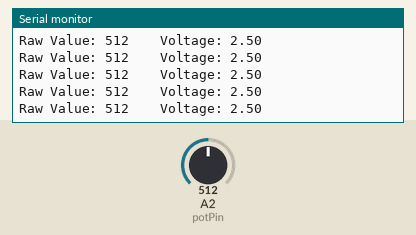
Simulated run of this sketch. Board: Arduino Uno, built with avr-gcc and run on an emulated ATmega328P. Shown: the last lines printed to the serial monitor. The test bench sets the inputs (shaded band); at power-on: A2 (potPin) = 512.

Above: at 1.2 s.
1.3 s: A2 (potPin) set to 716
At 1.34 s:
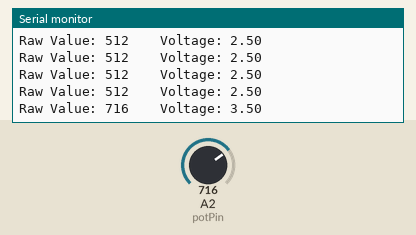
2.8 s: A2 (potPin) set to 900
At 2.82 s:
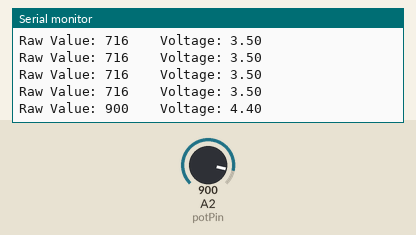
Timing chart, 0 to 5.8 s (numbered marks = the images above; inputs shaded):
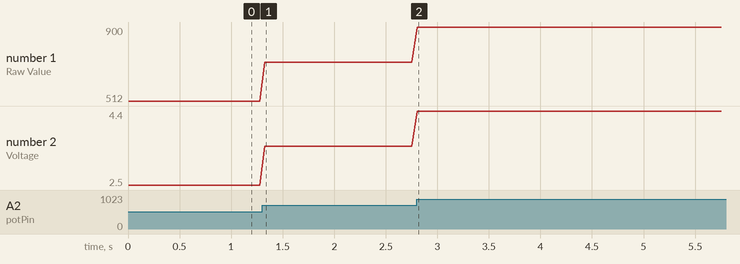

Measured:
- after the input at 1.3 s, the serial monitor: prints a new line at once (image 1)
- after the input at 2.8 s, the serial monitor: prints a new line at once (image 2)
- plotted number 1: 512 → 716 after the input at 1.3 s, 716 → 900 after the input at 2.8 s
- plotted number 2: 2.5 → 3.5 after the input at 1.3 s, 3.5 → 4.4 after the input at 2.8 s

The sketch:

potentiometer_test_code.ino
```cpp
/*
  Potentiometer Range Tester
  Reads analog input from pin A5 and prints to Serial Monitor.
*/

const int potPin = A2; // Pin connected to the slider wiper

void setup() {
  // Initialize serial communication at 115200 bits per second:
  Serial.begin(115200);

  Serial.println("--- Potentiometer Range Test Started ---");
  Serial.println("Slide the pot from end to end to find your min/max values.");
}

void loop() {
  // Read the input on analog pin 5:
  int sensorValue = analogRead(potPin);

  // Calculate voltage for reference (5V scale)
  float voltage = sensorValue * (5.0 / 1023.0);

  // Print the results to the Serial Monitor:
  Serial.print("Raw Value: ");
  Serial.print(sensorValue);
  Serial.print(" \t Voltage: ");
  Serial.println(voltage);

  // Small delay for readability
  delay(50);
}
```
